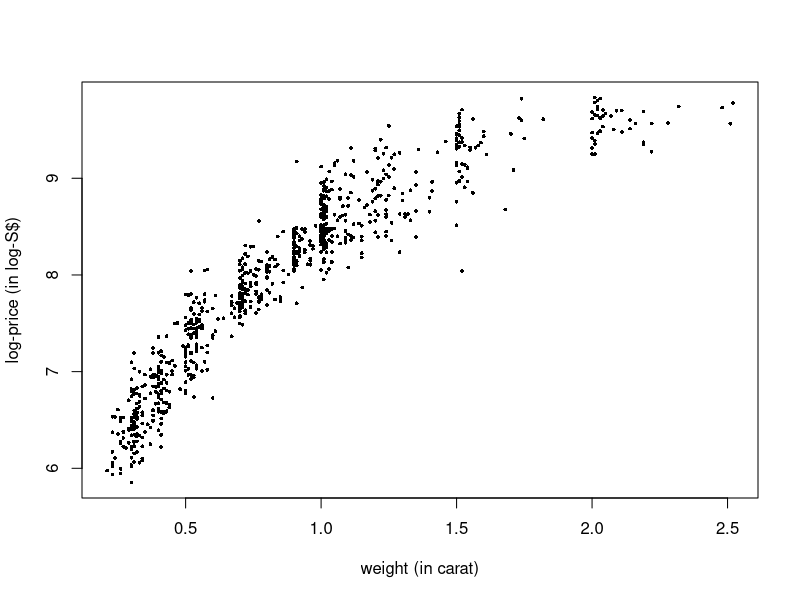
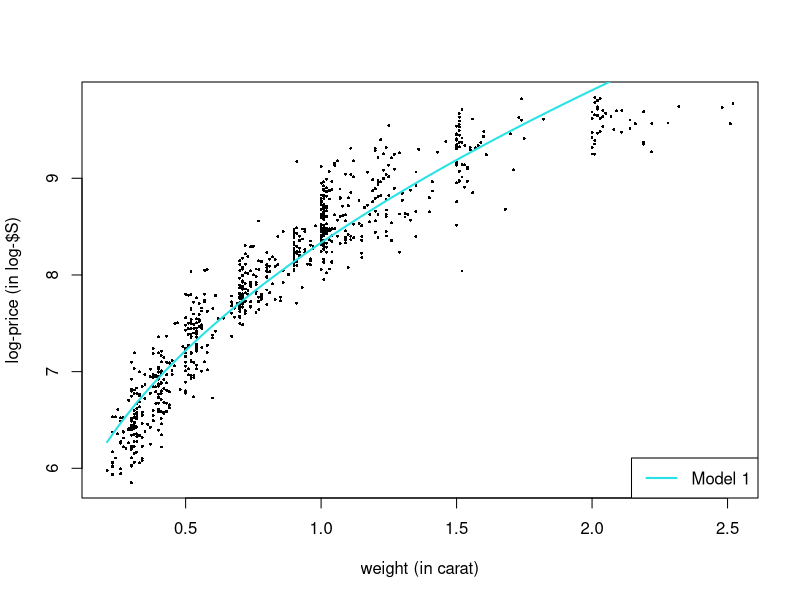
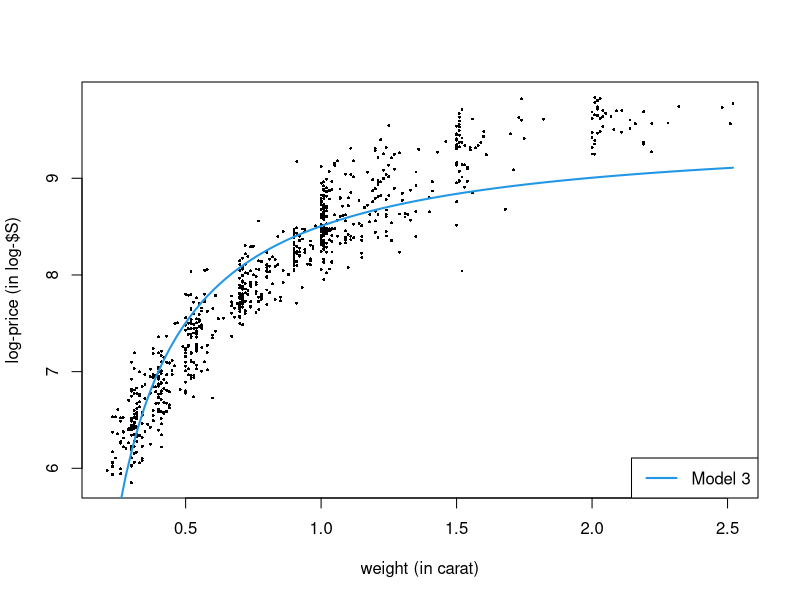
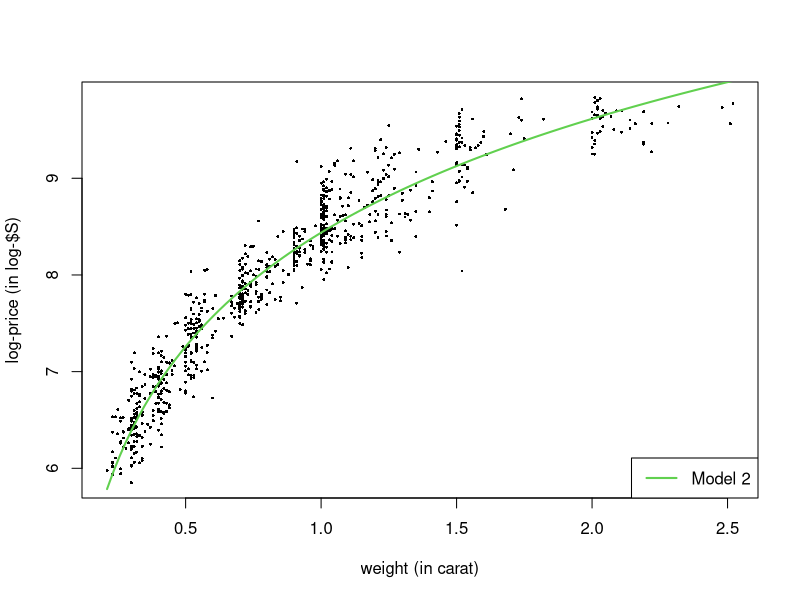

These charts were generated, in order, by the following R code:
## ---- chunk 1
dia2 <- read.csv("../data/dia2.csv")
plot(log(price) ~ weight, pch=16, cex=0.5, data=dia2,
     xlab="weight (in carat)", ylab="log-price (in log-S$)")
## ---- chunk 2
#| layout-ncol: 3
#| fig-width: 4
#| fig-height: 4
model1 <- lm(log(price) ~ sqrt(weight), data=dia2)
model2 <- lm(log(price) ~ log(weight), data=dia2)
model3 <- lm(log(price) ~ I(1/weight), data=dia2)
x <- seq(from=min(dia2$weight), to=max(dia2$weight), length=101)
mlist <- list(model1, model3, model2)
for (i in seq_along(mlist)) {
  p <- predict(mlist[[i]], newdata=list(weight=x))
  plot(log(price) ~ weight, pch=16, cex=0.4, 
     xlab="weight (in carat)", ylab="log-price (in log-$S)", data=dia2)
  lines(x, p, col=6-i, lwd=2)
  legend("bottomright", legend = paste("Model", c(1,3,2)[i]), col=6-i, lty=1, lwd=2)
}
